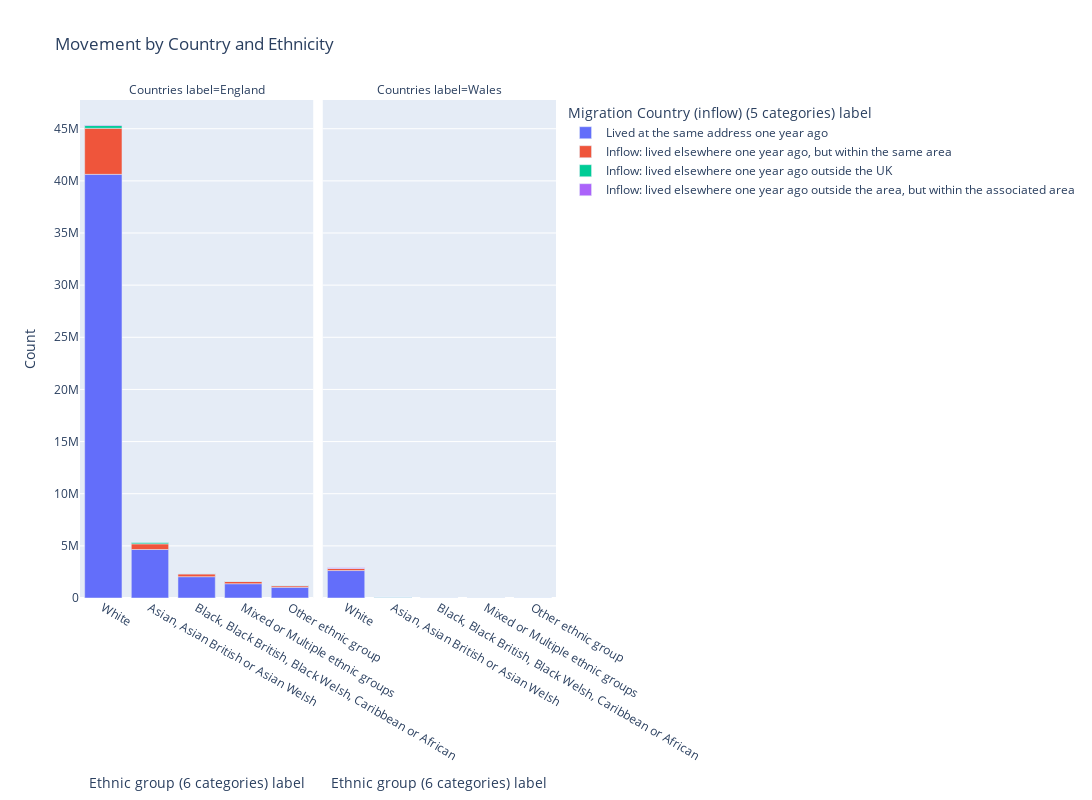

Notebook code for this chart:
### Code cell
#Group inflow by country migration type and ethnicities
in_catergory = mig_ctry_in_df.groupby(['Countries label', 'Migration Country (inflow) (5 categories) label','Ethnic group (6 categories) label' ])['Count'].sum().reset_index()
in_catergory = in_catergory.sort_values(by='Count', ascending=False)

# Remove rows with 'Does not apply' in any of the specified columns
in_catergory_filtered = in_catergory[~in_catergory[['Countries label', 'Migration Country (inflow) (5 categories) label',
                                                    'Ethnic group (6 categories) label']].apply(lambda x: 'Does not apply' in x.values, axis=1)]

# Sort the DataFrame in descending order by 'Count'
in_catergory_filtered = in_catergory_filtered.sort_values(by='Count', ascending=False)

# Display the filtered DataFrame
# print(in_catergory_filtered)

# Create a grouped bar chart
fig = px.bar(in_catergory_filtered, 
             x='Ethnic group (6 categories) label', 
             y='Count', 
             color='Migration Country (inflow) (5 categories) label', 
             facet_col='Countries label',
             labels={'Count': 'Count'},
             title='Movement by Country and Ethnicity',
             width=1200, height=800)

# Customize tooltip format
fig.update_traces(hovertemplate='%{y:,.0f} Count')

# Show the plot
fig.show()

### Figure 1 — Plotly figure (JSON) as saved in the notebook; plotly's stock layout.template omitted (floating-point values rounded to 4 significant figures)
{"data": [{"alignmentgroup": "True", "hovertemplate": "%{y:,.0f} Count", "legendgroup": "Lived at the same address one year ago", "marker": {"color": "#636efa", "pattern": {"shape": ""}}, "name": "Lived at the same address one year ago", "offsetgroup": "Lived at the same address one year ago", "orientation": "v", "showlegend": true, "textposition": "auto", "type": "bar", "x": ["White", "Asian, Asian British or Asian Welsh", "Black, Black British, Black Welsh, Caribbean or African", "Mixed or Multiple ethnic groups", "Other ethnic group"], "xaxis": "x", "y": [40624393, 4649298, 2044014, 1369199, 1022901], "yaxis": "y"}, {"alignmentgroup": "True", "hovertemplate": "%{y:,.0f} Count", "legendgroup": "Lived at the same address one year ago", "marker": {"color": "#636efa", "pattern": {"shape": ""}}, "name": "Lived at the same address one year ago", "offsetgroup": "Lived at the same address one year ago", "orientation": "v", "showlegend": false, "textposition": "auto", "type": "bar", "x": ["White", "Asian, Asian British or Asian Welsh", "Mixed or Multiple ethnic groups", "Black, Black British, Black Welsh, Caribbean or African", "Other ethnic group"], "xaxis": "x2", "y": [2631861, 72286, 40018, 21569, 21002], "yaxis": "y2"}, {"alignmentgroup": "True", "hovertemplate": "%{y:,.0f} Count", "legendgroup": "Inflow: lived elsewhere one year ago, but within the same area", "marker": {"color": "#EF553B", "pattern": {"shape": ""}}, "name": "Inflow: lived elsewhere one year ago, but within the same area", "offsetgroup": "Inflow: lived elsewhere one year ago, but within the same area", "orientation": "v", "showlegend": true, "textposition": "auto", "type": "bar", "x": ["White", "Asian, Asian British or Asian Welsh", "Black, Black British, Black Welsh, Caribbean or African", "Mixed or Multiple ethnic groups", "Other ethnic group"], "xaxis": "x", "y": [4416699, 543536, 260235, 227289, 148753], "yaxis": "y"}, {"alignmentgroup": "True", "hovertemplate": "%{y:,.0f} Count", "legendgroup": "Inflow: lived elsewhere one year ago, but within the same area", "marker": {"color": "#EF553B", "pattern": {"shape": ""}}, "name": "Inflow: lived elsewhere one year ago, but within the same area", "offsetgroup": "Inflow: lived elsewhere one year ago, but within the same area", "orientation": "v", "showlegend": false, "textposition": "auto", "type": "bar", "x": ["White", "Asian, Asian British or Asian Welsh", "Mixed or Multiple ethnic groups", "Black, Black British, Black Welsh, Caribbean or African", "Other ethnic group"], "xaxis": "x2", "y": [199881, 8144, 5031, 2947, 2856], "yaxis": "y2"}, {"alignmentgroup": "True", "hovertemplate": "%{y:,.0f} Count", "legendgroup": "Inflow: lived elsewhere one year ago outside the UK", "marker": {"color": "#00cc96", "pattern": {"shape": ""}}, "name": "Inflow: lived elsewhere one year ago outside the UK", "offsetgroup": "Inflow: lived elsewhere one year ago outside the UK", "orientation": "v", "showlegend": true, "textposition": "auto", "type": "bar", "x": ["White", "Asian, Asian British or Asian Welsh", "Black, Black British, Black Welsh, Caribbean or African", "Other ethnic group", "Mixed or Multiple ethnic groups"], "xaxis": "x", "y": [261511, 157200, 46562, 40924, 22559], "yaxis": "y"}, {"alignmentgroup": "True", "hovertemplate": "%{y:,.0f} Count", "legendgroup": "Inflow: lived elsewhere one year ago outside the UK", "marker": {"color": "#00cc96", "pattern": {"shape": ""}}, "name": "Inflow: lived elsewhere one year ago outside the UK", "offsetgroup": "Inflow: lived elsewhere one year ago outside the UK", "orientation": "v", "showlegend": false, "textposition": "auto", "type": "bar", "x": ["White", "Asian, Asian British or Asian Welsh", "Black, Black British, Black Welsh, Caribbean or African", "Other ethnic group", "Mixed or Multiple ethnic groups"], "xaxis": "x2", "y": [8643, 4457, 1433, 1223, 577], "yaxis": "y2"}, {"alignmentgroup": "True", "hovertemplate": "%{y:,.0f} Count", "legendgroup": "Inflow: lived elsewhere one year ago outside the area, but within the associated area", "marker": {"color": "#ab63fa", "pattern": {"shape": ""}}, "name": "Inflow: lived elsewhere one year ago outside the area, but within the associated area", "offsetgroup": "Inflow: lived elsewhere one year ago outside the area, but within the associated area", "orientation": "v", "showlegend": true, "textposition": "auto", "type": "bar", "x": ["White", "Asian, Asian British or Asian Welsh", "Mixed or Multiple ethnic groups", "Black, Black British, Black Welsh, Caribbean or African", "Other ethnic group"], "xaxis": "x", "y": [63445, 5934, 2343, 2302, 1960], "yaxis": "y"}, {"alignmentgroup": "True", "hovertemplate": "%{y:,.0f} Count", "legendgroup": "Inflow: lived elsewhere one year ago outside the area, but within the associated area", "marker": {"color": "#ab63fa", "pattern": {"shape": ""}}, "name": "Inflow: lived elsewhere one year ago outside the area, but within the associated area", "offsetgroup": "Inflow: lived elsewhere one year ago outside the area, but within the associated area", "orientation": "v", "showlegend": false, "textposition": "auto", "type": "bar", "x": ["White", "Asian, Asian British or Asian Welsh", "Mixed or Multiple ethnic groups", "Black, Black British, Black Welsh, Caribbean or African", "Other ethnic group"], "xaxis": "x2", "y": [49969, 3242, 1816, 1226, 982], "yaxis": "y2"}], "layout": {"annotations": [{"font": {}, "showarrow": false, "text": "Countries label=England", "x": 0.245, "xanchor": "center", "xref": "paper", "y": 1, "yanchor": "bottom", "yref": "paper"}, {"font": {}, "showarrow": false, "text": "Countries label=Wales", "x": 0.755, "xanchor": "center", "xref": "paper", "y": 1, "yanchor": "bottom", "yref": "paper"}], "barmode": "relative", "height": 800, "legend": {"title": {"text": "Migration Country (inflow) (5 categories) label"}, "tracegroupgap": 0}, "title": {"text": "Movement by Country and Ethnicity"}, "width": 1200, "xaxis": {"anchor": "y", "domain": [0, 0.49], "title": {"text": "Ethnic group (6 categories) label"}}, "xaxis2": {"anchor": "y2", "domain": [0.51, 1], "matches": "x", "title": {"text": "Ethnic group (6 categories) label"}}, "yaxis": {"anchor": "x", "domain": [0, 1], "title": {"text": "Count"}}, "yaxis2": {"anchor": "x2", "domain": [0, 1], "matches": "y", "showticklabels": false}}}
